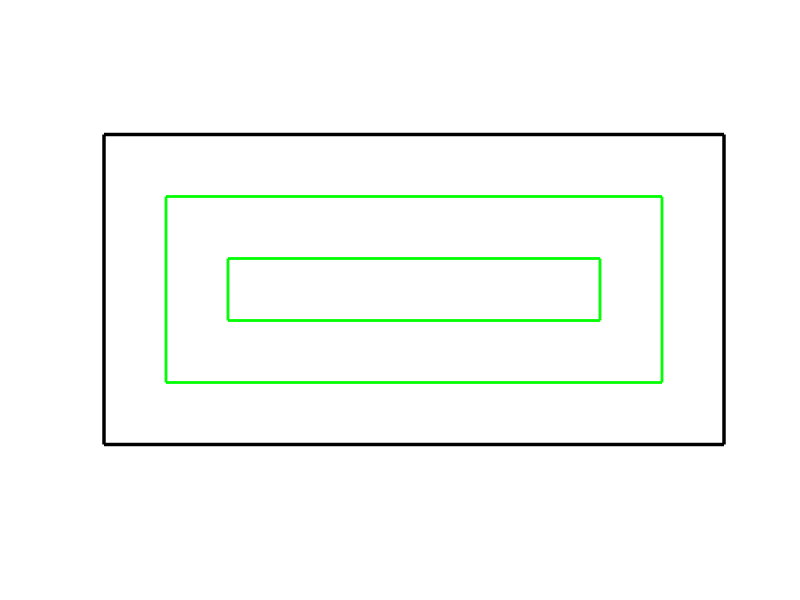

The MATLAB script that drew this image:
%author:卢银锋
%2021.10.23
function desk1()
%desk 边界设置
line([0 1200 1200 0 0],[0 0 600 600 0],'Color','k','LineWidth',2.5);
axis equal ;
axis off ;
%轨道设置
line([120 1080 1080 120 120],[120 120 480 480 120],'Color','g','LineWidth',2);
line([240 960 960 240 240],[240 240 360 360 240],'Color','g','LineWidth',2);
hold on



